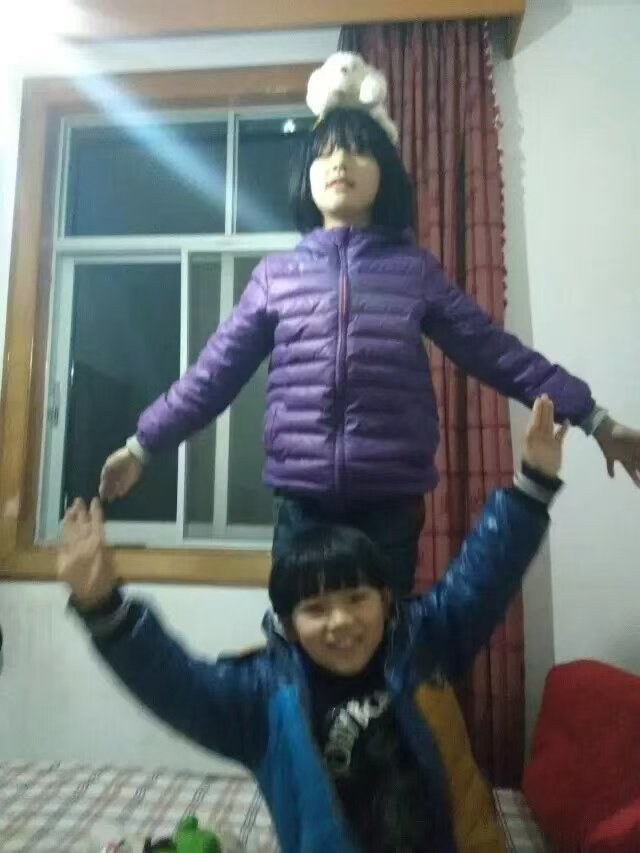
#> input picture backend/photos/photo-01.jpg, 640 x 853 px; its folder holds only this picture in this run
$ python -i store.py   (imports and definitions only)
#> lines starting #> are read from the running program, lines starting #| are printed output that depends on the picture
#> further down, picture is the input picture: PIL image 640x853 RGB; mean R, G, B 110.6, 116.3, 116.9
"""
照片库。管的是**影像页真正读的那个目录** —— 部署上是 `/srv/lizao/data/photos`
（开发期 / 测试可用环境变量 `PHOTOS_DIR` 指到别的目录）。

这个目录经 FastAPI 挂到 `/media/photos/`，影像页（`GalleryView.vue`）在运行时
向 `/api/photos` 拉清单、`/media/photos/...` 取图 —— 后台上传一张、刷新影像页
就能看到，不用重新打包前端。

文件名就是**一个自增 id**：`1.jpg`、`2.jpg`、`3.jpg`…… 编号由 `save_photo`
分配（已有最大编号 +1），所以顺序就是**上传的先后**。

id 是「身份」不是「位置」：删掉 `1.jpg` 之后，下一张仍然是 `3.jpg`，
洞不补 —— 和数据库的自增主键一样。好处是删一张不会让别人的名字跟着变，
一张照片的 URL 一旦发出去就永久有效。

这个顺序**不可调** —— 整套接口只有「列 / 传 / 删」三种动作，没有重排。
文件名是顺序的唯一事实来源：多存一份清单迟早会和它对不上。
影像页（`GalleryView.vue`）也不再自己排序，直接用这里排好的清单，
于是全站只有 `natural_key` 一处决定照片站在哪。

**名字里不带原名** —— 这是有意的：原名（尤其手机相册的中文长名）会带来
一整套清洗、转义、编码的麻烦，而照片墙上认的是图，不是文件名。
"""

from __future__ import annotations

import io
import os
import re
from pathlib import Path

from PIL import Image, ImageOps

# ---------- 可调参数 ----------

# 长边（这里是正方形的边）上限。
# 影像页的格子只有约 286px 见方，1600 已经很富余，再大只是浪费流量。
MAX_SIDE = 1600
# 清晰度和体积的平衡点。
QUALITY = 85
# 单张上传的体积上限。手机原图十几 MB 是常事，给得宽一点，40MB 兜底。
MAX_UPLOAD_BYTES = 40 * 1024 * 1024

# 目录里认哪些扩展名。收窄到 jpg 是因为输出一律转成 JPEG ——
# 照片存 WebP/PNG 只会更大，而这里是照片。
ALLOWED_SUFFIXES = {".jpg", ".jpeg", ".png", ".webp", ".avif"}

# 输出扩展名
OUT_SUFFIX = ".jpg"

# ---------- 目录 ----------

# 部署环境照片真正落地的目录：`backend/` 的上一级 `data/photos`，
# 即服务器上的 `/srv/lizao/data/photos`。这样即使 systemd 漏配 `PHOTOS_DIR`，
# 默认也会写到正确位置，不会和线上照片库分裂。本地开发 / 测试可用 `PHOTOS_DIR`
# 指到别处覆盖它。
_DEFAULT_DIR = Path(__file__).resolve().parent.parent / "data" / "photos"

# Path(__file__).resolve().parent.parent 是相对的、会跟着代码位置走的
#  - 本地：repo 根部叫 lizao-site → .../lizao-site/data/photos
#  - 服务器：repo 根部叫 lizao（或部署目录就是 /srv/lizao）→ /srv/lizao/data/photos

#  两处目录名不同（lizao-site vs lizao），是因为同一份代码被 clone/部署到了不同名字的父目录里，而不是代码里写死了某个名字。

# - 磁盘 data/photos/ = 存照片文件（JPEG 图）。
#  - URL /media/photos/... = 存的是「能访问到那些照片的地址」，本身不是文件夹，是个入口。
#  - url 这个字符串 = 存在 /api/photos 返回的 JSON 里，不在 /media/photos 下。
# [10 lines left out: functions photos_dir, ensure_dir, not called in this run]


# ---------- 文件名 ----------

# 裸数字：`7.jpg` 的 stem 是 `7`。名字里除了这个数字不该有别的东西，
# 所以正则两端卡死 —— `abc.jpg`、`7-copy.jpg` 都解析不出编号。
_ID = re.compile(r"^\d+$")


# [14 lines left out: function natural_key, not called in this run]


def final_name(index: int, suffix: str = OUT_SUFFIX) -> str:
    """`7` -> `7.jpg`。"""
    return f"{index}{suffix}"


# [4 lines left out: function _parse_index, not called in this run]


def _is_photo(path: Path) -> bool:
    return path.is_file() and path.suffix.lower() in ALLOWED_SUFFIXES


# [47 lines left out: functions _existing_files, list_photos, next_index, not called in this run]


# ---------- 写 ----------


def _to_rgb_square(img: Image.Image) -> Image.Image:
    """
    转成正方形 RGB。**这是「限制正方形」的兜底那一道** ——
    管理页已经在前端裁好了方图，这里是防它没裁或者裁歪。

    顺序要紧：先按 EXIF 摆正，再裁。手机竖拍的照片在文件里是横的，
    只在 EXIF 里写了一句「转 90°」；不先摆正就去裁中心，
    裁出来是偏的。
    """
    img = ImageOps.exif_transpose(img)

    if img.mode in ("RGBA", "LA", "P"):
        # 贴到白底上再转 RGB —— 直接 convert("RGB") 会把透明区变成黑块
        rgba = img.convert("RGBA")
        background = Image.new("RGB", rgba.size, (255, 255, 255))
        background.paste(rgba, mask=rgba.split()[-1])
        img = background
    else:
        img = img.convert("RGB")

    width, height = img.size
#> width = 640; height = 853
    side = min(width, height)
#> side = 640
    left = (width - side) // 2
#> left = 0
    top = (height - side) // 2
#> top = 106
    img = img.crop((left, top, left + side, top + side))
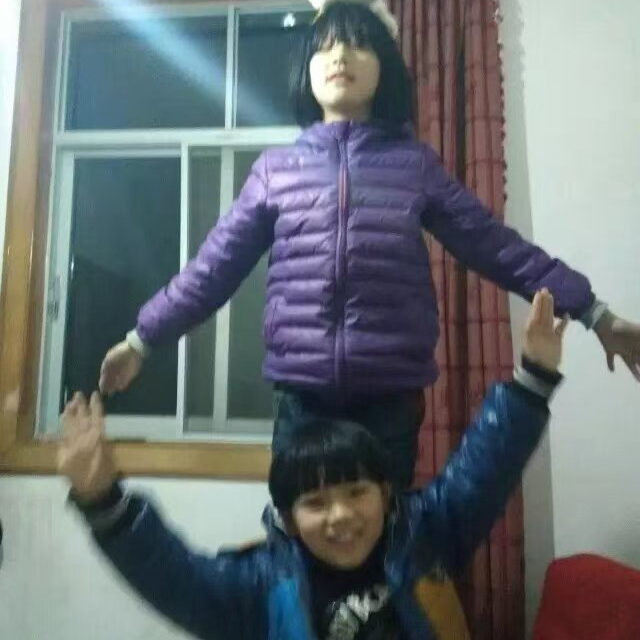
#> img: PIL image 640x640 RGB; mean R, G, B 105.1, 112.2, 114.7

    # 只缩不放：原图比 MAX_SIDE 小就保持原样，放大只会变糊还变大
    if side > MAX_SIDE:
        img = img.resize((MAX_SIDE, MAX_SIDE), Image.LANCZOS)

    return img


# [34 lines left out: functions save_photo, delete_photo, not called in this run]

>>> from PIL import Image
>>> picture = Image.open('photos/photo-01.jpg')
>>> result = _to_rgb_square(picture)

$ run again, on backend/photos/photo-02.jpg
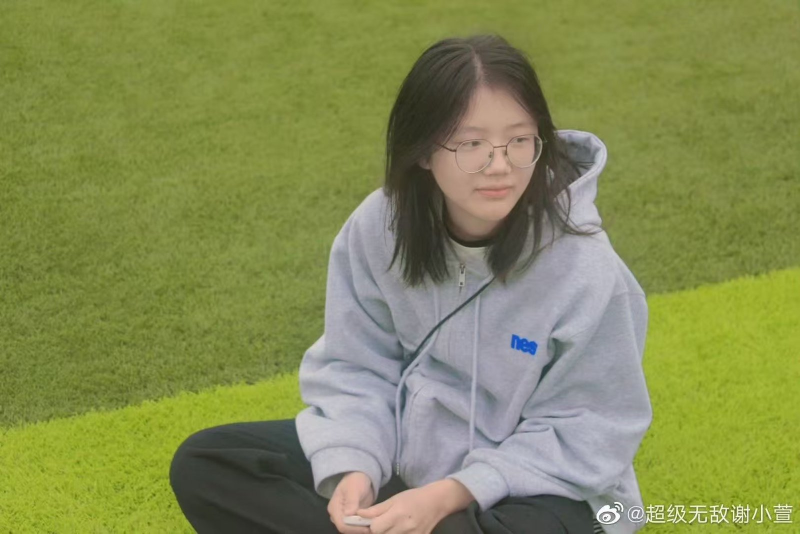
#> input picture backend/photos/photo-02.jpg, 1600 x 1067 px (shown at 1/2 size)
#> picture is the input picture: PIL image 1600x1067 RGB; mean R, G, B 132.1, 139.5, 84
#> in _to_rgb_square, `img = img.crop((left, top, left + side, top + side))`:
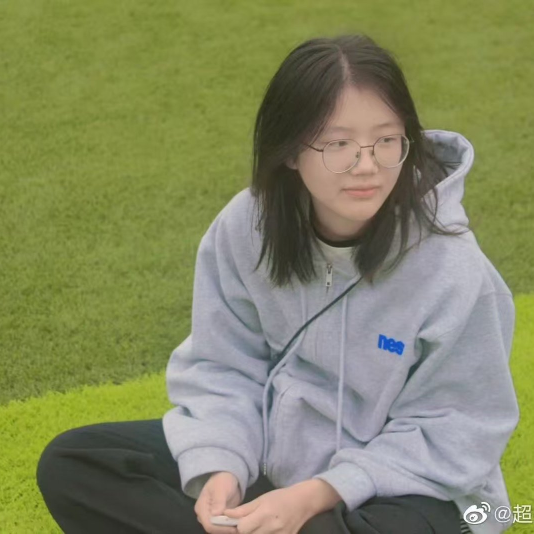
#> img: PIL image 1067x1067 RGB (shown at 1/2 size); mean R, G, B 131.3, 135.6, 97.5
